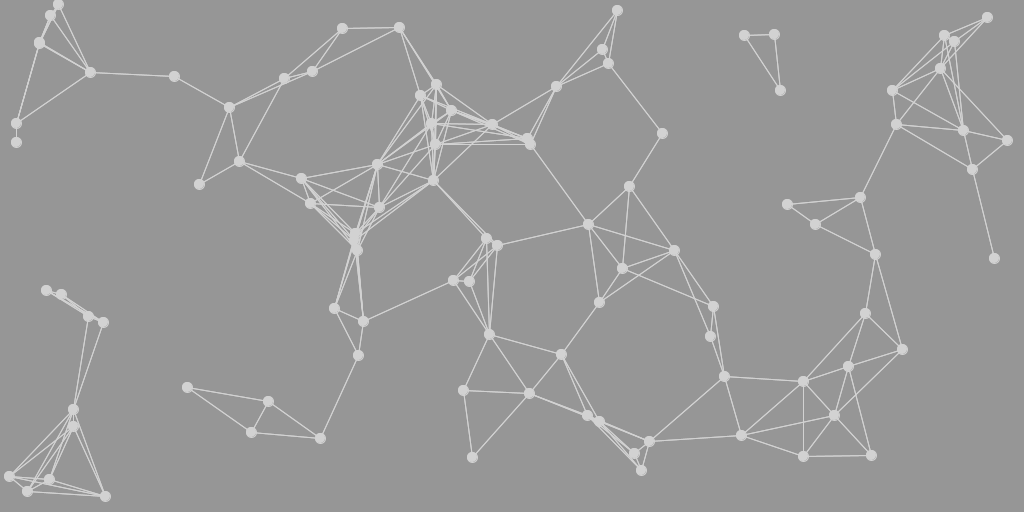
Frame 1 (no input)
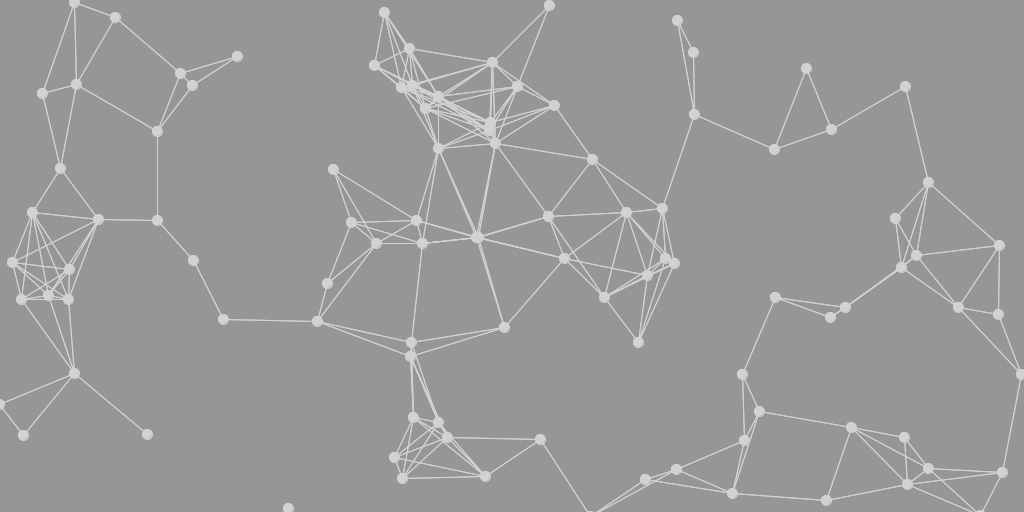
Frame 60 (the mouse pressed at the canvas centre just before this capture)
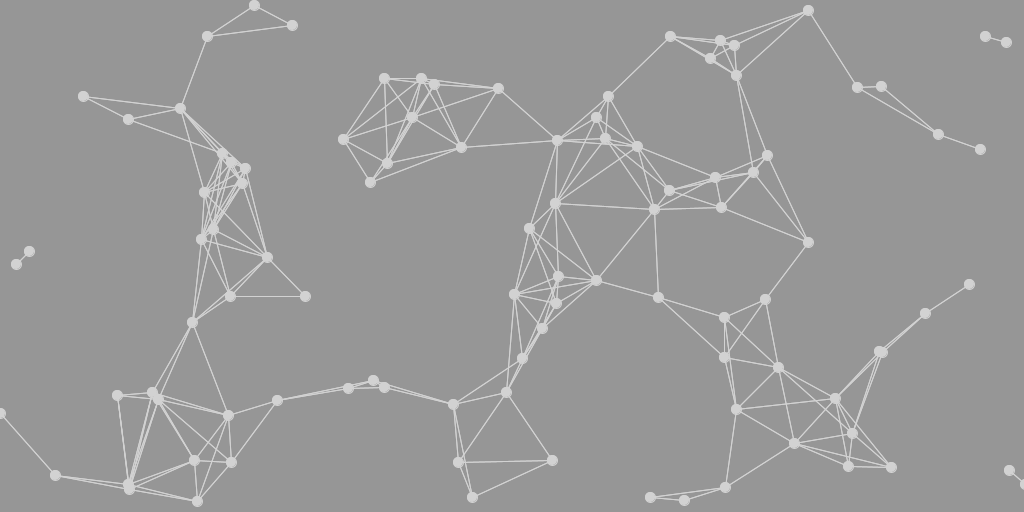
Frame 120 (the mouse held since frame 60 and released just before this capture)

The Processing sketch that drew these frames (run headless with seeded random() and noise(); from frame 60 on, the mouse is pressed at the canvas centre):

// Processing sketch: connecting_dots
// ── connecting_dots.pde

final int radius = 100;
final int amount = 100;
ArrayList<int[]> dots = new ArrayList();


void setup() {
  size(1024, 512);
  
  stroke(210);
  fill(210);
  frameRate(40);
  
  for (int i = 0; i < amount; i++) {
    dots.add(genDot());
  }
  
}

void draw() {
  background(150);
  
  reposition();
  drawCicles();
  drawLines();
  move();
}

// ── dots.pde

int[] genDot() {
  int x = int(random(0, width));
  int y = int(random(0, height));
  int dx = int(random(1, 4)) * (int(random(1, 3))*2 -3);
  int dy = int(random(1, 4)) * (int(random(1, 3))*2 -3);
  int[] newDot = new int[4];
  
  if (dx == 0 || dy == 0) {
   newDot = genDot();
  } else {
    newDot[0] = x;
    newDot[1] = y;
    newDot[2] = dx;
    newDot[3] = dy;
  }
  return newDot; 
}

void move() {
  for (int i = dots.size()-1; i >= 0; i--) {
    dots.get(i)[0] += dots.get(i)[2];
    dots.get(i)[1] += dots.get(i)[3];
  }
}

void reposition() {
  for (int i = dots.size()-1; i >= 0; i--) {
    if (dots.get(i)[0] < -5) {
      dots.get(i)[0] = width;
      dots.get(i)[3] *= int(random(1, 3))*2 -3;
    } else if (dots.get(i)[1] < -5) {
      dots.get(i)[1] = height;
      dots.get(i)[2] *= int(random(1, 3))*2 -3;
    }
    
    if (dots.get(i)[0] > width+5) {
      dots.get(i)[0] = 0;
      dots.get(i)[3] *= int(random(1, 3))*2 -3;
    } else if (dots.get(i)[1] > height+5) {
      dots.get(i)[1] = 0;
      dots.get(i)[2] *= int(random(1, 3))*2 -3;
    }
  }
}

void replaceDots() {
  for (int i = dots.size()-1; i >= 0; i--) {
    if (dots.get(i)[0] < 0 || dots.get(i)[0] > width || dots.get(i)[1] < 0 || dots.get(i)[1] > width) {
      dots.remove(i);
      dots.add(genDot());
    }
  }
}

// ── draw.pde

void drawCicles() {
  for (int i = dots.size()-1; i >= 0; i--) {
    circle(dots.get(i)[0], dots.get(i)[1], 10);
  }
}

void drawLines() {
  int dx;
  int dy;
  
  for (int i = dots.size()-1; i >= 0; i--) {
    for (int j = dots.size()-1; j >= 0; j--) {
      dx = dots.get(i)[0] - dots.get(j)[0];
      dy = dots.get(i)[1] - dots.get(j)[1];
      
      if (sqrt(pow(dx, 2)+pow(dy, 2)) <= radius) {
        line(dots.get(i)[0], dots.get(i)[1], dots.get(j)[0], dots.get(j)[1]);
      }
    }
  }
}
